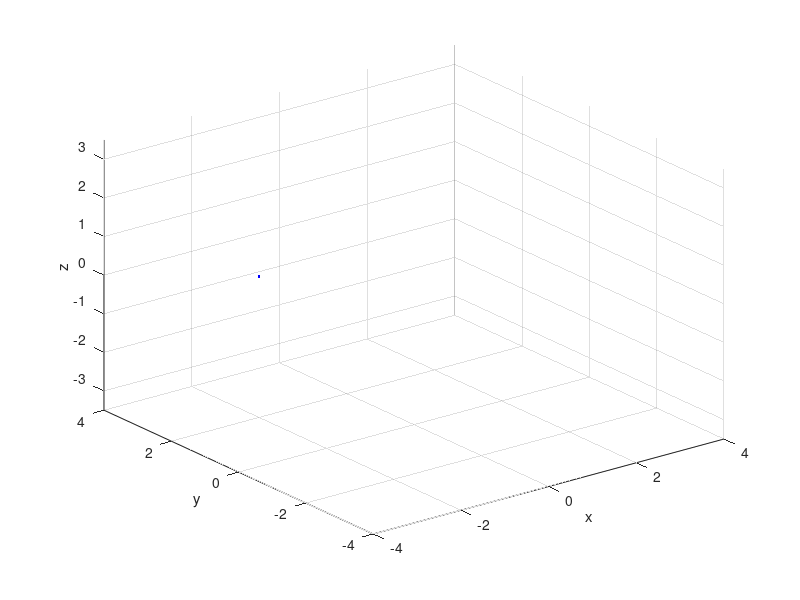

Recreate this plot in MATLAB. (Note: this script raises an error after producing the figure.)
clear all; close all; clc;

particle_no = 1;
ds = 0.3;

initial_position = [-2 2 0]; % x z y
initial_speed = 1/6*[0.1 0.15 0]; % vx vy vz %units of c
mag_iv = norm(initial_speed);%mag initial speed 

q=1.60217*10^(-19); %charge
m=1.67262*10^(-27); % mass
c = 3*10^8; % speed of light
g = 9.81; 
a = 1.5; %radius of each coil
b = 0.8; %radius of central region
t_final = 8e-4; %duration of sim.
dt = 1.0e-8; %step size

%iniitial energy
gamma_i = 1/(sqrt(1-(mag_iv)^2));
ei = m*c^2*(gamma_i - 1) * 6.242e+18;

disp(['Speed = ', num2str(mag_iv*100) , '% speed of light'])
disp(['Energy = ', num2str(ei/10^6), ' MeV']) 

%position/ velocity of each particle tracked using vectors
for i = 1:particle_no
    xp(i) = initial_position(1);
    yp(i) = initial_position(2);
    zp(i) = initial_position(3)+ds/2*particle_no-ds*(i-1);
    vxp(i) = initial_speed(1);
    vyp(i) = initial_speed(2);
    vzp(i) = initial_speed(3);
end

%time steps
t = (0:dt:t_final);

h = figure(1);
plot3(xp,yp,zp,'.b');
xlim([-4 4])
ylim([-4 4])
zlim([-3.5 3.5])
xlabel('x');
ylabel('y');
zlabel('z');
hold on
grid on

for i = 0:15
    plotCircle3D([(a+b)*cos(pi/16+i*pi/8) (a+b)*sin(pi/16+i*pi/8) 0], [-sin(pi/16+i*pi/8) cos(pi/16+i*pi/8) 0], a, true);
end

%% Loop

%initialise counter vector
for i = 1:particle_no
    countp(i) = 0;
end

vxp = vxp*c;
vyp = vyp*c;
vzp = vzp*c;
count = 0;
colourp = {'.b';'.g';'.r';'.m';'.k'};
colourp = string(colourp);
waitforbuttonpress
counter = 1;
for i = 0:t_final/dt
    xp_prev = xp;
    yp_prev = yp;
    zp_prev = zp;
    
    for j = 1:particle_no
        x = xp(j);
        y = yp(j);
        z = zp(j);
        vx = vxp(j);
        vy = vyp(j);
        vz = vzp(j);
        
        count = countp(j);
        
        %check if particle is inside toroid
        phi =  atan2(y,x);
        distance = sqrt( z^2 + (x-(a+b)*cos(phi))^2 + (y-(a+b)*sin(phi))^2 );
        if (distance>a)||(x^2+y^2>(b+2*a)^2)||(x^2+y^2<b^2)
            disp('The particle has escaped!');
            break
        end
    
        [Bx, By, Bz] = toroidv2([x y z a b]);  %magnetic field strength calc.
   
        % include force of electric field from other particles
        e0 = 8.8541878128 * 10^-12;
        e0f = 1/(4*pi*e0);
        E_force = [0; 0; 0];
        for k = 1:particle_no
            if k == j
                E_force = E_force;            
            else
                % force on current particle
                mag_dist = sqrt((x-xp_prev(k))^2 + (y-yp_prev(k))^2 + (z-zp_prev(k))^2);
                direction = [x-xp_prev(k); y-yp_prev(k); z-zp_prev(k)]/mag_dist;
                E_force = E_force + e0f * q^2/mag_dist * direction;
            end
        end
                
        Eax = E_force(1)/(m);
        Eay = E_force(2)/(m);
        Eaz = E_force(3)/(m);
        
        % q/m factor
        qm = q/m;     
        
        %Total acceleration
        ax = qm*(vy*Bz-vz*By) + Eax;
        ay = qm*(vz*Bx-vx*Bz) + Eay;
        az = qm*(vx*By-vy*Bx)-g + Eaz;
    
        vx = vx + ax*dt;
        vy = vy + ay*dt;
        vz = vz + az*dt;
        
        mag_v = norm([vx/c vy/c vz/c]); %units in c
        
        %sim error correction normalise v since B does not change energy
        vxp(j) = vx*mag_iv/mag_v;
        vyp(j) = vy*mag_iv/mag_v;
        vzp(j) = vz*mag_iv/mag_v; 
     
        xp(j) = x + vxp(j)*dt;
        yp(j) = y + vyp(j)*dt;
        zp(j) = z + vzp(j)*dt;
        countp(j) = count+1;        
    
        %plots every 60 points
        if mod(countp(j),60)==0         
            plot3(xp(j),yp(j),zp(j), colourp(j));
            fa = [ax ay az];
            n = norm(fa);
            fp = fa./n;
            po = [xp(j), yp(j), zp(j)];            
        end        
        pause(0.00000000000000001)      
        
    end
    
%      %updates the plot every 180 points
%     if mod(count,180)==0
%         
%         drawnow
%         Frame(counter) = getframe(h);
%         counter = counter + 1;
%                 
%     end
    
    
end

% video = VideoWriter('toroid_sim_five_particle.avi');
% open(video)
% writeVideo(video,Frame)
% close(video)


